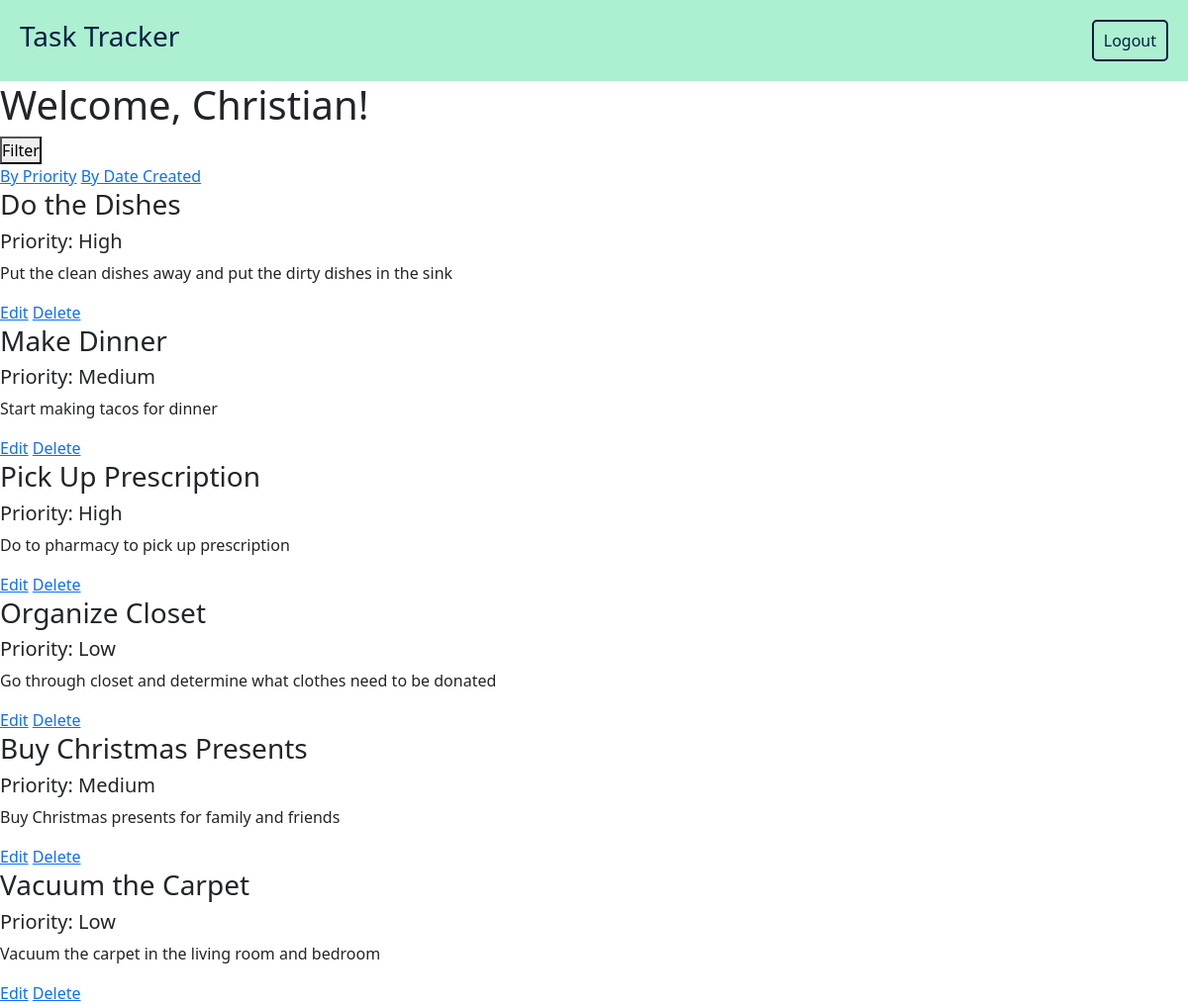
Before: /homepage (signed in) with the older database file.
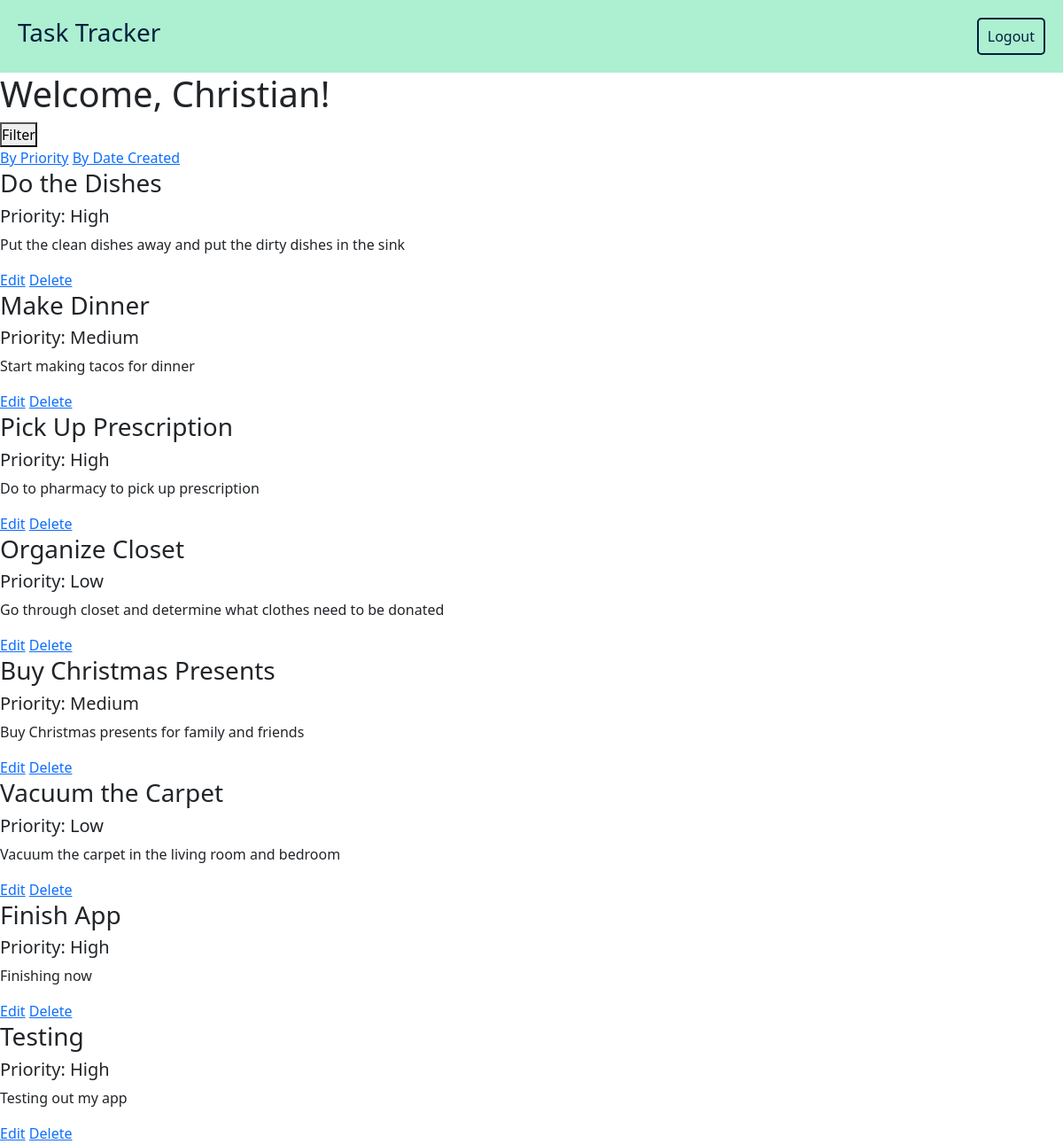
After: the same page with the newer database file.
### Tasks/models.py (models this page shows)
class User(models.Model):
    first_name = models.CharField(max_length=45)
    email = models.CharField(max_length=255)
    password = models.CharField(max_length=255)
    created_at = models.DateTimeField(auto_now_add=True)
    updated_at = models.DateTimeField(auto_now=True)
    objects = UserManager()

class Task(models.Model):
    title = models.CharField(max_length = 60)
    description = models.TextField()
    priority = models.IntegerField()
    user = models.ForeignKey(User, related_name = 'tasks', on_delete = models.CASCADE)
    created_at = models.DateTimeField(auto_now_add = True)
    updated_at = models.DateTimeField(auto_now = True)

### Tasks/views.py (the view)
# urls.py: path('homepage', views.homepage, name = 'homepage'),
def homepage(request):
    this_user = User.objects.get(id = request.session['user_id'])
    context = {
        'first_name':  this_user.first_name,
        'tasks': this_user.tasks.all(),
    }
    return render(request, 'homepage.html', context)

### Tasks/templates/homepage.html (shortened to what this page needs)
<!DOCTYPE html>
<html lang="en">
<head>
    <link href="https://cdn.jsdelivr.net/npm/bootstrap@5.2.2/dist/css/bootstrap.min.css" rel="stylesheet">
    {% include 'navbar.html' %}
</head>
<body>
    <div class="main-content">
        <div class="main-header">
            <div class="welcome">
                <h1>Welcome, {{first_name}}!</h1>
            </div>
            <div class="filter">
                <button onclick="myFunction()" class="dropbtn">Filter</button>
                <div id="myDropdown" class="dropdown-content">
                    <a href="{% url 'filtered_tasks' %}">By Priority</a>
                    <a href="{% url 'homepage' %}">By Date Created</a>
                </div>
            </div>
        </div>
        <div class="tasks">
            {% for task in tasks %}
                <div class="task">
                    <h3>{{task.title}}</h3>
                    {% if task.priority == 1 %}
                        <h5>Priority: High</h5>
                    {% elif task.priority == 2 %}
                        <h5>Priority: Medium</h5>
                    {% else %}
                        <h5>Priority: Low</h5>
                    {% endif %}
                    <p>{{task.description}}</p>
                    <div class="task_buttons">
                        <a href="/tasks/edit/{{task.id}}">Edit</a>
                        <a href="/tasks/delete/{{task.id}}">Delete</a>
                    </div>
                </div>
            {% endfor %}
        </div>
    </div>
</body>
</html>

### Tasks/templates/navbar.html (shortened to what this page needs)
<!DOCTYPE html>
<html lang="en">
<head>
    <link href="https://cdn.jsdelivr.net/npm/bootstrap@5.2.2/dist/css/bootstrap.min.css" rel="stylesheet">
    {% load static %}
    <link rel="stylesheet" href="{% static 'css/navbar.css' %}">
    <nav class="navbar">
        <a href="/homepage"><h3>Task Tracker</h3></a>
        <div class="nav-buttons">
            <form action="{% url 'logout' %}">
                <button type="submit" id="button1">Logout</button>
            </form>
        </div>
    </nav>
</head>
<body>
</body>
</html>

### Tasks/static/css/navbar.css (style rules this page uses)
* { margin: 0px; padding: 0px; box-sizing: border-box; }
.navbar { background-color: #ADEFD1FF; align-items: center; padding: 20px; }
.navbar a { text-decoration: none; color: #00203FFF; }
.nav-buttons { align-items: center; }
#button1 { padding: 7px 10px; border-radius: 5px; background-color: #ADEFD1FF; color: #00203FFF; border: 2px solid #00203FFF; }

Changed rows visible on the page:
added Task: title "Finish App", priority "Priority: High", description "Finishing now"
added Task: title "Testing", priority "Priority: High", description "Testing out my app"
